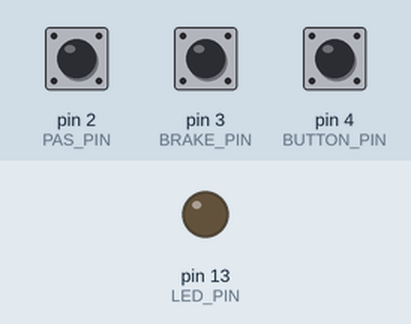
The sketch below on a simulated Arduino Uno, built with avr-gcc and run on an emulated ATmega328P. Parts: output pins drawn as LEDs (lit = HIGH). Dashed ring = blinking. The inputs (shaded band) are chosen by the test bench; at power-on: pin 4 (BUTTON_PIN) HIGH, pin 2 (PAS_PIN) HIGH, pin 3 (BRAKE_PIN) HIGH.

Above: at 1.2 s.
1.3 s: pin 4 (BUTTON_PIN) pulled LOW for 1 s
At 1.37 s:
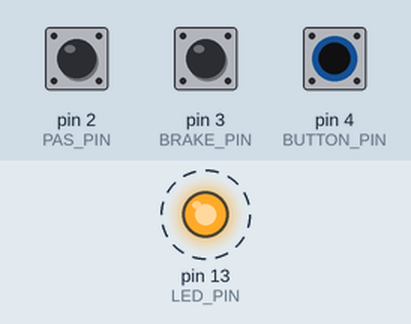
4.3 s: pin 4 (BUTTON_PIN) pulled LOW for 3.2 s
At 8.3 s:
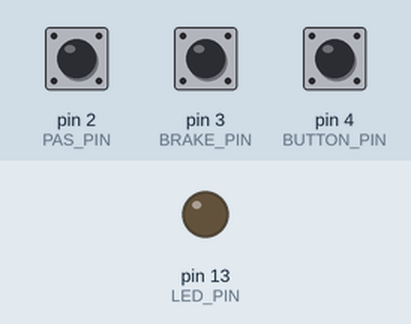
9.0 s: pin 2 (PAS_PIN) pulled LOW for 0.15 s
At 10.0 s:
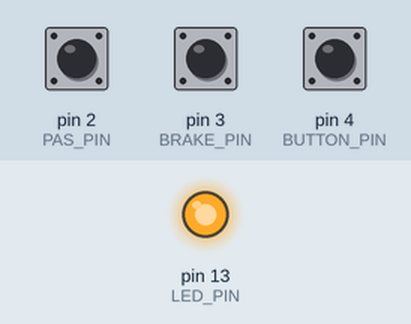
Timing chart, 0 to 12.0 s (numbered marks = the images above; inputs shaded):
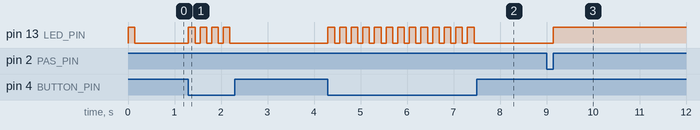

The sketch:

button_to_pas.ino
```cpp
/******************************************************************
Created with PROGRAMINO IDE for Arduino - 23.05.2023 | 10:21:23
Project     :
Libraries   :
Author      :  Chris74

Description :  e-bike pushbutton to PAS - Arduino Uno/Nano
- Simulation pedalage et envoi au controleur

Code and info on Github : https://github.com/Chris741233/button-to-PAS


Doc PAS ebikes.ca (Signal Types for Basic PAS Sensors) :
- https://ebikes.ca/learn/pedal-assist.html
Doc PAS on pedelecforum.de
- https://www.pedelecforum.de/forum/index.php?threads/funktionsweise-digitaler-pas-sensoren-details-fuer-interessierte.9539/


Discussion Cyclurba (Soupaloignon) :
- https://cyclurba.fr/forum/741850/arduino-l-assistance-d-un-vae.html?from=11&discussionID=31032&messageID=741850&rubriqueID=87
- https://cyclurba.fr/forum/738995/fonctionnent-capteurs-pn-dalage.html?discussionID=5512

Other source : Pedelecs forum
- https://www.pedelecs.co.uk/forum/threads/how-to-add-a-throttle-to-a-carrera-vengeance-e-spec.31483/


******************************************************************/

// Install these 2 librairy with Arduino IDE librairy manager or manual (see url)

#include "Button2.h"        // Button2.h  https://github.com/LennartHennigs/Button2

#include <TimerOne.h>       // TimerOne.h https://github.com/PaulStoffregen/TimerOne

// -- init objet button2
Button2 btn;

// -- default const for button2.h
/*
- DEBOUNCE_MS 50
- LONGCLICK_MS 200
- DOUBLECLICK_MS 300
// to set :
void setDebounceTime(unsigned int ms)
void setLongClickTime(unsigned int ms)
void setDoubleClickTime(unsigned int ms)
*/


// -------- GPIO Arduino Uno/Nano --------------

const int BUTTON_PIN = 4; // Push button D3

const int PAS_PIN = 2;    // Interrupt(0) : PAS D2
// without resistor -> INPUT_PULLUP

const int BRAKE_PIN = 3;  // Interrupt(1) : Brake sensor (not mandatory but recommended if cruise control !!)
// without resistor -> INPUT_PULLUP

const int LED_PIN = 13;   // CONTROLER PAS and LED (D13 = LED_BUILTIN)


// Note : Avec input_pullup les signaux sont inverse !
// bouton appuye ou contacteur = LOW / Off / 0


// -------- SETTING CONSTANTS  ------------------------

// -- Cruise-control true or false (default : false)
// -- activate by double-click, desactivate by click ou double-click
// -- Warning : Using a ebike brake cut-off is not mandatory but very recommended if cruise control !

#define USE_CRUISE false


#define BRAKE_MODE 1  // if ebike brake cut-off is installed, mode 0= normaly low - mode 1= normaly high (default)
// - info : https://endless-sphere.com/sphere/threads/brake-high-brake-low.52391/
// - test cruise cutting before runing !


// -- reglages nb. d'aimants et simulation RPM pedalage
const int   nb_magnets  = 6;      // nb. d'aimants (nb. of magnets) sur le disque du PAS (default 6p)
const int   simul_rpm = 40;     // RPM simulation pedalier (default 40 rpm)

// -- reglage duty-cycle signal High, cf doc ebikes.ca : https://ebikes.ca/learn/pedal-assist.html
// -- attention var float : si nombre entier ajouter au moins une decimal .0 Par exemple 60% indiquer 60.0% !
const float duty_cycle = 56.70;  // % duty high signal (56.70% on my PAS, mode varied width, but 57.0% normaly Ok)


// ******** Calcul constantes : ne pas modifier a partir d'ici ! ***********
// **************************************************************

// ne pas enlever les decimales aux chiffres entiers !
const int simul_pas = (1000.0 / (simul_rpm / 60.0 * nb_magnets)) * (duty_cycle/100);   // Signal PAS high lent en ms, % duty_cycle

// calc ratio low (high/low), round 2 decimale
const float t1 = duty_cycle / (100 - duty_cycle);
const float ratio_low = floor(100*t1+0.5)/100; // round decimal to 2 digit (10 for 1 digit)

// -- expl. periode PWM ; 60Rpm / 60sec = 1Rps. 1Rps / 6poles =  1sec / 6 = 0.166 ou 166ms
// -- duty cycle 56.7% de 166ms = 94ms high
// -- ratio_low = percent / (100 - percent); // en duty high 56.75%  = ~1.30


// --------  GLOBAL VARIABLES ----------------------

unsigned long start = 0;           // timer

volatile bool button_on = false;  // throttle in use = false au boot
volatile bool pas_on   = false;   // test interrupt PAS

bool cruise_on = false;           // cruise controle on-off
volatile bool brake_cut = false;  // signal brake true-false

// -------- MAIN PROG ----------------------


void setup() {
    Serial.begin(115200);

    pinMode(LED_PIN, OUTPUT);

    pinMode(PAS_PIN, INPUT_PULLUP);      // PAS Hall, without resistor, signal à 1 devant aimant

    pinMode(BRAKE_PIN, INPUT_PULLUP);    // Brake pin, without resistor


    //pinMode(BUTTON_PIN, INPUT_PULLUP); // Pushbutton, without resistor (with input_pullup 1 or high = off !)
    btn.begin(BUTTON_PIN, INPUT_PULLUP, true);

    btn.setClickHandler(handler);
    ////button.setLongClickHandler(handler);    // this will only be called upon release
    btn.setLongClickDetectedHandler(handler);  // this will only be called upon detection
    btn.setDoubleClickHandler(handler);
    //btn.setTripleClickHandler(handler);

    //btn.setDoubleClickTime(250); // defaut DOUBLECLICK_MS 300


    digitalWrite(LED_PIN, LOW);        // signal led/controleur sur Low au boot

    // -- Interrupt pedaling : appel "isr_pas" sur signal CHANGE (int. 0, D2)
    attachInterrupt(digitalPinToInterrupt(PAS_PIN), isr_pas, CHANGE);

    // -- Interrupt brake cut off : appel "isr_brake" sur signal RISING  (int. 1, D3)
    #if BRAKE_MODE == 1
        attachInterrupt(digitalPinToInterrupt(BRAKE_PIN), isr_brake_cut, FALLING);
    #else
        attachInterrupt(digitalPinToInterrupt(BRAKE_PIN), isr_brake_cut, RISING);
    #endif


    // -- initialise timer interrupt, check button all 30ms
    Timer1.initialize(30000);       // 30000us = 30ms
    Timer1.attachInterrupt(isr_button_loop);


    // attention, ne pas mettre d'instruction "delay" ici (et dans le loop egalement) !
    // no delay() here !

} // endsetup


void loop()
{

    // -- state push button
    int state_button = digitalRead(BUTTON_PIN);

    //Serial.println(duty);             // debug duty
    //Serial.println(t1, 5);            // debug ratio
    //Serial.println(ratio_low, 5);     // debug ratio

    // juste pour tester l'interrupt PAS ...
    if (pas_on) {
        //Serial.println(" signal changed");
        pas_on = false;
    }

    // si bouton appuye on simule un signal PAS
    // 0 or LOW = ON !  (cf input_pullup)
    if (state_button == LOW) button_on = true;
    else button_on = false;

    //|| cruise_on


    #if USE_CRUISE
        if (button_on || cruise_on)
    #else
        if (button_on)
    #endif

        {
            if (!brake_cut) run_simul(); // run only if no brake cut-off
        }

        // - brake cutoff (if instaled)
        if (brake_cut) {
            digitalWrite(LED_PIN, LOW);
            brake_cut = false; // reset var
            cruise_on = false; // stop cruise
        }


        // No delay() here !

    } // end loop


    // -------- FUNCTIONS ----------------------

    void run_simul() {
        // -- simul PAS, high signal
        start = millis();
        while (millis() - start <= simul_pas) {
            digitalWrite(LED_PIN, HIGH);
        }
        // -- simul PAS, low signal (ratio_low cf constantes)
        start = millis();
        while (millis() - start <= simul_pas / ratio_low) {
            digitalWrite(LED_PIN, LOW);
        }
    } //endfunc


    // -- interrupt pedaling
    // - simple replication des signaux du PAS vers le controleur lors du mode pedalage sans appuyer sur le throttle
    void isr_pas() {

        pas_on = true;

        // replication du pedalge seulement si le throttle n'est pas en fonction
        if (button_on == false) {

            if (digitalRead(PAS_PIN) == HIGH) digitalWrite(LED_PIN, HIGH);
            else  digitalWrite(LED_PIN, LOW);
            //Serial.println("pedaling..."); // pour debug, eviter si possible un serial dans une interruption !
        }

    } // endfunc

    // -- interrupt brake cutt-off
    void isr_brake_cut() {
        brake_cut = true;
        //Serial.println(brake_cut);     // debug brake
    }


    // -- interrupt, force to check btn.loop
    void isr_button_loop() {

        btn.loop();

    } // endfunc


    // -- handler click button
    void handler(Button2& btn) {

        switch (btn.getType()) {

          case single_click:
            //Serial.println("simple click ");
            cruise_on = false;
            break;

          case double_click:
            //Serial.println("double click ");
            cruise_on = !cruise_on;    // toogle  cruise control

            break;

            //case triple_click:
            //  Serial.println("triple click ");
            //  break;

          case long_click:
            //Serial.println("long click");
            cruise_on = false;
            break;

        } //endswitch

        //Serial.println(btn.getNumberOfClicks());

    } // endfunc


    
```

Measured:
- after the input at 1.3 s, pin 13 (LED_PIN): alternates HIGH for 0.14 s and LOW for 0.11 s, 8 changes in all, then stays LOW, starting at once
- after the input at 4.3 s, pin 13 (LED_PIN): alternates HIGH for 0.14 s and LOW for 0.11 s, 26 changes in all, then stays LOW, starting at once
- after the input at 9.0 s, pin 13 (LED_PIN): LOW → HIGH after 0.15 s
